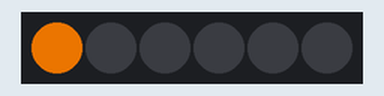
Recording of a sketch running on a simulated Arduino Uno, built with avr-gcc and run on an emulated ATmega328P. Parts: 6 RGB LEDs in strip order, left to right. Dim RGB values are drawn brighter than linear; random numbers use the default seed unless the sketch sets one.

Above: at 1.15 s.
At 6.33 s:
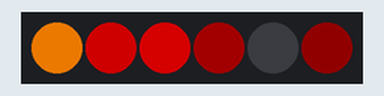
At 12.74 s:
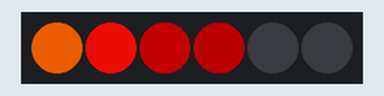
At 20.67 s:
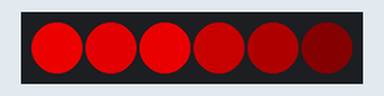
At 30.43 s:
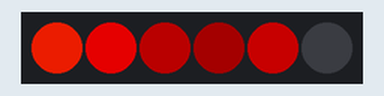
At 39.58 s:
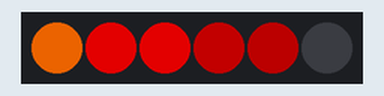
Timing chart, 0 to 40.0 s (numbered marks = the images above):
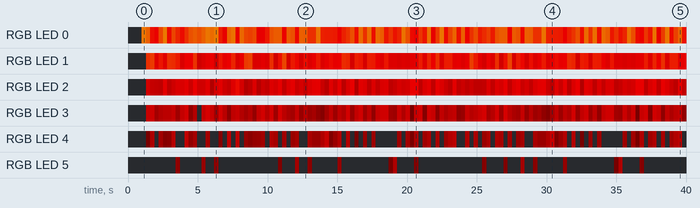

Measured:
- by itself, RGB LED 5: off → RGB(17, 0, 0) at 3.4 s, → off 0.31 s later, → RGB(23, 0, 0) 1.5 s later, → off 0.30 s later, … (34 changes in this stretch)
- by itself, RGB LED 4: off → RGB(2, 0, 0) at 1.3 s, → RGB(50, 0, 0) 0.31 s later, → off 0.30 s later, → RGB(35, 0, 0) 0.31 s later, … (111 changes in this stretch)

The sketch:

Candel16.ino
```cpp
#include <FastLED.h>
#include <Wire.h>

#define LED_PIN     5
#define COLOR_ORDER GRB
#define CHIPSET     WS2812
#define NUM_LEDS    6
#define HEIGHT    6
#define FRAMES_PER_SECOND 60


CRGB leds[NUM_LEDS];
uint8_t brightness = 190;
LEDColorCorrection colorCorr = TypicalLEDStrip;


static byte heat[NUM_LEDS];
void setup() {
  delay(1000); // sanity delay
  FastLED.addLeds<CHIPSET, LED_PIN, COLOR_ORDER>(leds, NUM_LEDS).setCorrection( colorCorr );
  FastLED.setBrightness( brightness );
}

uint8_t cooling=10;
uint8_t sparking=120;
unsigned long start=0;
uint8_t delayMS=30;
void Fire16(void);


void loop(){
  // Add entropy to random number generator; we use a lot of it.
  random16_add_entropy( random8());
  Fire16();
  start = millis();
  FastLED.show(); // display this frame
  FastLED.delay(delayMS);


}


#define MAX_HEAT 130

void Fire16(){
// Array of temperature readings at each simulation cell
  // Step 1.  Cool down every cell a little
    for( int i = 0; i < NUM_LEDS; i++) {
      heat[i] = qsub8( heat[i],  random8(4+cooling, (MAX_HEAT / HEIGHT)+ cooling));
    }

    // Step 2.  Heat from each cell drifts 'up' and diffuses a little
    for( int k= HEIGHT - 1; k > 0; k--) {
      heat[k] = qsub8(heat[k - 1], random8(0,8));
    }

    // Step 3.  Randomly ignite new 'sparks' of heat near the bottom
    heat[0]     = random8(80, MAX_HEAT);
    // Step 4.  Map from heat cells to LED colors
    for( int j = 0; j < HEIGHT; j++) {
      leds[j] = HeatColor( heat[j]);
    }
}
```
